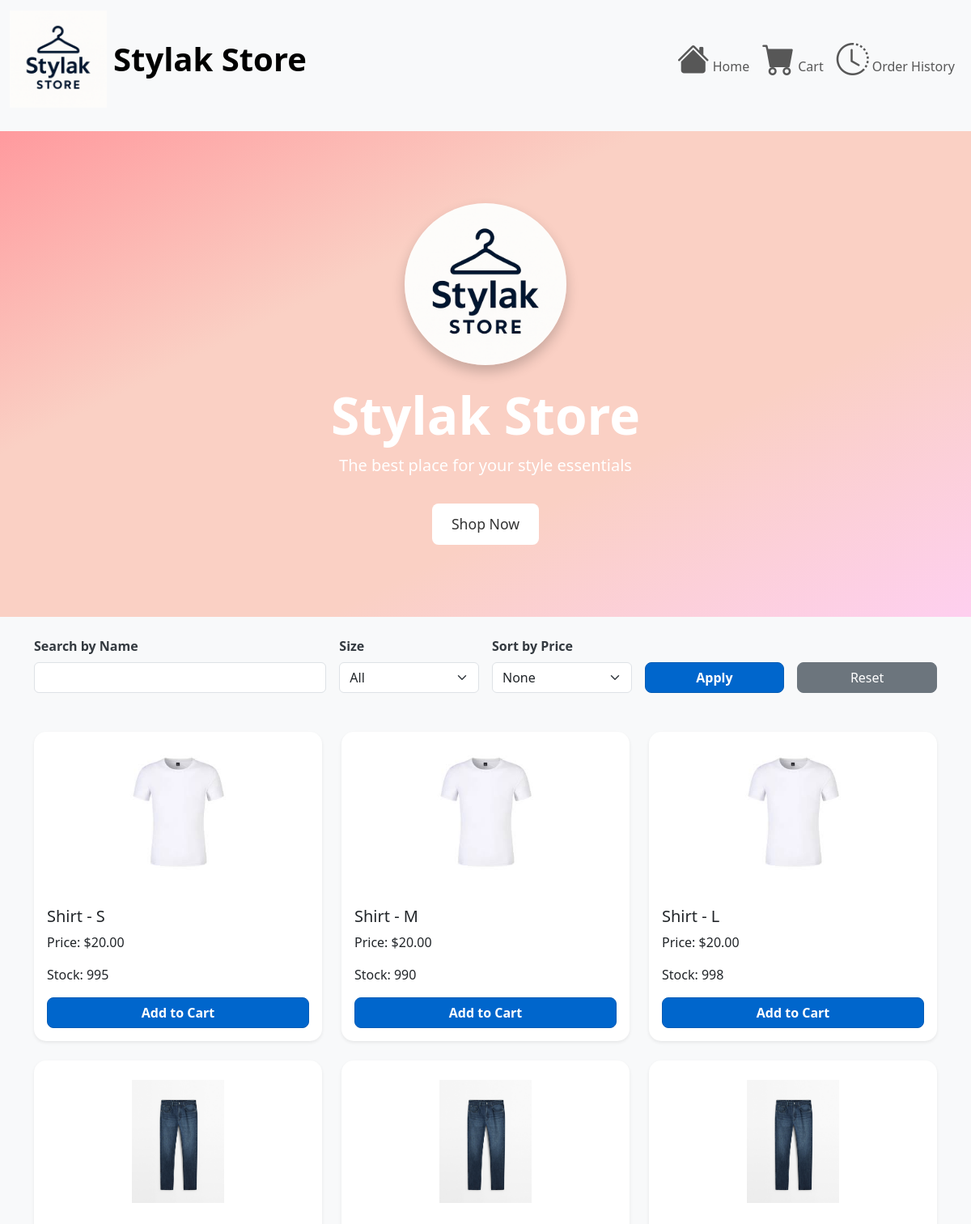
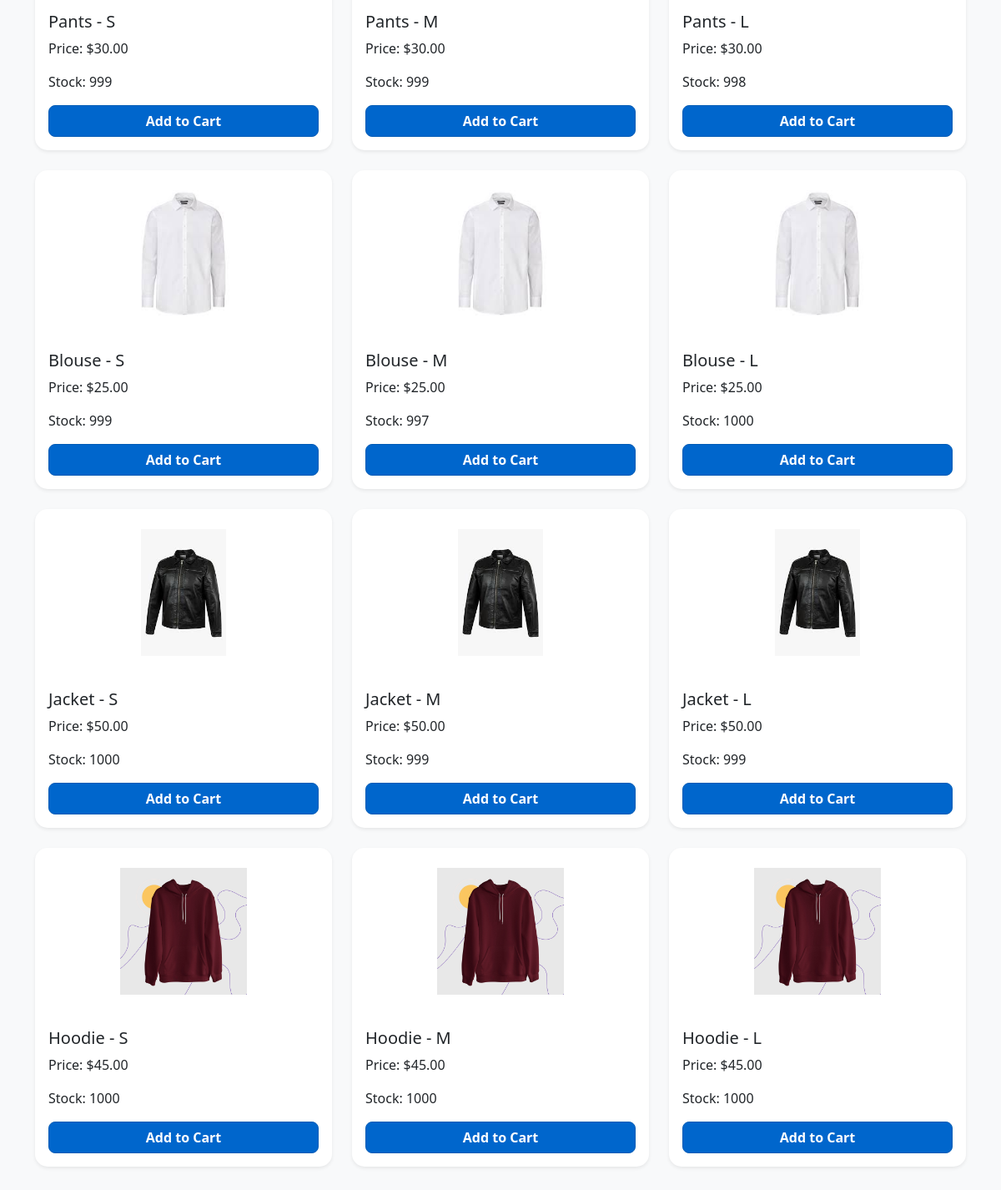
The page / on the database its author committed (2 pictures, top to bottom).
### app.py (models this page shows, shortened)
class Product(db.Model):
    id = db.Column(db.Integer, primary_key=True)
    name = db.Column(db.String(50), nullable=False)
    price = db.Column(db.Float, nullable=False)
    size = db.Column(db.String(2), nullable=False)
    stock = db.Column(db.Integer, default=0)

### app.py (the view)
@app.route('/')
def index():
    search = request.args.get('search', '')
    size_filter = request.args.get('size')
    sort = request.args.get('sort')
    products = Product.query
    if search:
        products = products.filter(Product.name.ilike(f'%{search}%'))
    if size_filter:
        products = products.filter(Product.size == size_filter)
    if sort == 'asc':
        products = products.order_by(Product.price.asc())
    elif sort == 'desc':
        products = products.order_by(Product.price.desc())
    return render_template('index.html', products=products.all())

### templates/index.html (shortened to what this page needs)
{% extends 'base.html' %}
{% block content %}
<section class="hero d-flex align-items-center justify-content-center text-center">
  <div>
    <img src="{{ url_for('static', filename='images/logo.png') }}"
         alt="Stylak Store Logo"
         class="hero-logo mb-4">
    <h1 class="hero-title">Stylak Store</h1>
    <p class="hero-subtitle">The best place for your style essentials</p>
    <a href="{{ url_for('index') }}" class="btn btn-light btn-lg mt-3">Shop Now</a>
  </div>
</section>
<div class="container py-4">
  <form method="get" action="{{ url_for('index') }}" class="row g-3 align-items-end">
    <div class="col-md-4">
      <label for="search" class="form-label">Search by Name</label>
      <input type="text" name="search" id="search" class="form-control" value="{{ request.args.get('search', '') }}">
    </div>
    <div class="col-md-2">
      <label for="size" class="form-label">Size</label>
      <select name="size" id="size" class="form-select">
        <option value="">All</option>
      </select>
    </div>
    <div class="col-md-2">
      <label for="sort" class="form-label">Sort by Price</label>
      <select name="sort" id="sort" class="form-select">
        <option value="">None</option>
      </select>
    </div>
    <div class="col-md-2">
      <button type="submit" class="btn btn-primary w-100">Apply</button>
    </div>
    <div class="col-md-2">
      <a href="{{ url_for('index') }}" class="btn btn-secondary w-100">Reset</a>
    </div>
  </form>
</div>
<div class="container py-4">
  <div class="row">
    {% for product in products %}
    <div class="col-md-4 mb-4">
      <div class="card h-100 shadow-sm product-card">
        <img src="{{ url_for('static', filename='images/' + product.name + '.png') }}"
             class="card-img-top p-4"
             alt="{{ product.name }} {{ product.size }}">
        <div class="card-body d-flex flex-column">
          <h5 class="card-title">{{ product.name }} - {{ product.size }}</h5>
          <p class="card-text">Price: ${{ '%.2f'|format(product.price) }}</p>
          <p class="card-text">Stock: {{ product.stock }}</p>
          <button class="btn btn-primary mt-auto add-to-cart"
                  data-id="{{ product.id }}"
                  data-name="{{ product.name }}"
                  data-size="{{ product.size }}"
                  data-price="{{ product.price }}"
                  data-stock="{{ product.stock }}">
            Add to Cart
          </button>
        </div>
      </div>
    </div>
    {% endfor %}
  </div>
</div>
{% endblock %}

### templates/base.html (shortened to what this page needs)
<!DOCTYPE html>
<html lang="en">
<head>
  <link href="https://cdn.jsdelivr.net/npm/bootstrap@5.3.0/dist/css/bootstrap.min.css" rel="stylesheet">
  <link href="https://cdn.jsdelivr.net/npm/bootstrap-icons@1.10.5/font/bootstrap-icons.css" rel="stylesheet">
  <link rel="stylesheet" href="{{ url_for('static', filename='css/style.css') }}">
</head>
<body>
  <nav class="navbar navbar-expand-lg navbar-light bg-light">
    <div class="container-fluid">
      <a class="navbar-brand d-flex align-items-center" href="{{ url_for('index') }}">
        <img src="{{ url_for('static', filename='images/logo.png') }}" alt="Stylak Store Logo" height="120" class="me-2">
        <span class="fs-1 fw-bold">Stylak Store</span>
      </a>
      <div class="collapse navbar-collapse" id="navbarNav">
        <ul class="navbar-nav ms-auto">
          <li class="nav-item">
            <a class="nav-link" href="{{ url_for('index') }}">
              <i class="bi bi-house-fill fs-1 me-1"></i>Home
            </a>
          </li>
          <li class="nav-item">
            <a class="nav-link" href="{{ url_for('cart') }}">
              <i class="bi bi-cart-fill fs-1 me-1"></i>Cart
            </a>
          </li>
          <li class="nav-item">
            <a class="nav-link" href="{{ url_for('orders') }}">
              <i class="bi bi-clock-history fs-1 me-1"></i>Order History
            </a>
          </li>
        </ul>
      </div>
    </div>
  </nav>
  {% block content %}{% endblock %}
</body>
</html>

### static/css/style.css (style rules this page uses)
body { background-color: #f8f9fa; color: #343a40; }
.navbar-brand img { margin-right: 8px; }
.card { border: none; box-shadow: 0 0.125rem 0.25rem rgba(0, 0, 0, 0.075); }
.btn-primary { background-color: #6c757d; border-color: #6c757d; }
.hero { height: 75vh; background: linear-gradient( to bottom right, #ff9a9e, #fad0c4, #fad0c4, #fecfef ); color: #fff; }
.hero-logo { max-width: 200px; border-radius: 50%; box-shadow: 0 0.5rem 1rem rgba(0,0,0,0.2); }
.hero-title { font-size: 4rem; font-weight: 700; }
.hero-subtitle { font-size: 1.25rem; margin-top: 0.5rem; }
.hero .btn-light { color: #333; background-color: #fff; border: none; padding: 0.75rem 1.5rem; font-size: 1.1rem; }
form .form-label { font-weight: 600; }
form select, form input { border-radius: 10px; }
.product-card { border-radius: 15px; transition: transform 0.2s ease, box-shadow 0.3s ease; }
.product-card .card-img-top { object-fit: contain; height: 200px; }
.btn-primary { background-color: #0066cc; border-color: #005bb5; border-radius: 8px; font-weight: 600; }
.btn-secondary { border-radius: 8px; }

### rows shown on the page
Product: name (picture), name "Shirt", size "S", price "20.00", stock "995"
Product: name (picture), name "Shirt", size "M", price "20.00", stock "990"
Product: name (picture), name "Shirt", size "L", price "20.00", stock "998"
Product: name (picture), name "Pants", size "S", price "30.00", stock "999"
Product: name (picture), name "Pants", size "M", price "30.00", stock "999"
Product: name (picture), name "Pants", size "L", price "30.00", stock "998"
Product: name (picture), name "Blouse", size "S", price "25.00", stock "999"
Product: name (picture), name "Blouse", size "M", price "25.00", stock "997"
Product: name (picture), name "Blouse", size "L", price "25.00", stock "1000"
Product: name (picture), name "Jacket", size "S", price "50.00", stock "1000"
Product: name (picture), name "Jacket", size "M", price "50.00", stock "999"
Product: name (picture), name "Jacket", size "L", price "50.00", stock "999"
Product: name (picture), name "Hoodie", size "S", price "45.00", stock "1000"
Product: name (picture), name "Hoodie", size "M", price "45.00", stock "1000"
Product: name (picture), name "Hoodie", size "L", price "45.00", stock "1000"
